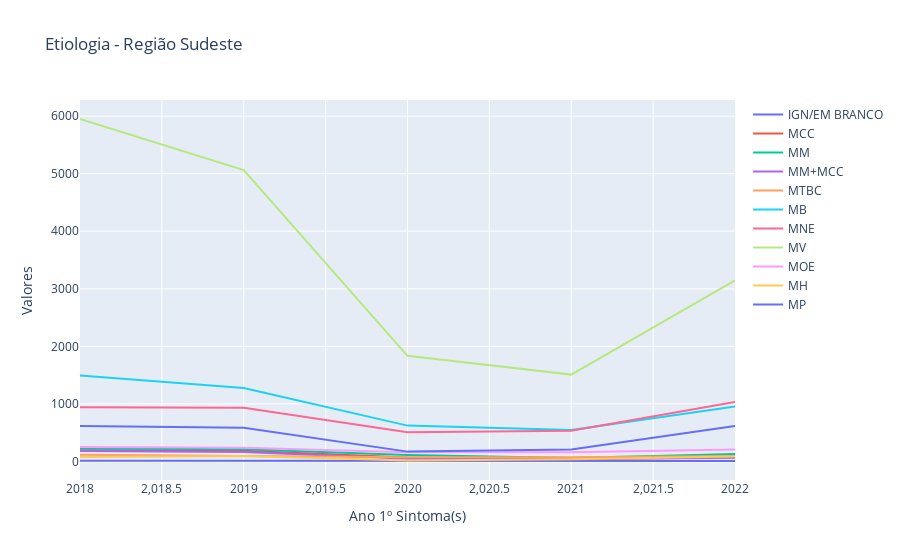

Notebook cell for this chart:
### Code cell
import plotly.graph_objects as go
import pandas as pd

# Dados da tabela
data = {'Ano 1º Sintoma(s)': [2018, 2019, 2020, 2021, 2022],
                    'IGN/EM BRANCO': [14.0, 12.0, 8.0, 9.0, 10.0],
                    'MCC': [194.0, 188.0, 69.0, 50.0, 92.0],
                    'MM': [224.0, 213.0, 111.0, 59.0, 130.0],
                    'MM+MCC': [183.0, 164.0, 47.0, 38.0, 65.0],
                    'MTBC': [118.0, 100.0, 72.0, 72.0, 94.0],
                    'MB': [1495.0, 1276.0, 623.0, 548.0, 953.0],
                    'MNE': [941.0, 935.0, 507.0, 533.0, 1035.0],
                    'MV': [5950.0, 5063.0, 1835.0, 1509.0, 3145.0],
                    'MOE': [251.0, 238.0, 159.0, 158.0, 209.0],
                    'MH': [78.0, 96.0, 18.0, 38.0, 85.0],
                    'MP': [614.0, 584.0, 171.0, 207.0, 617.0]
    
}

etiologia_sd = pd.DataFrame(data)

# Criação do gráfico interativo
fig = go.Figure()

# Adição das linhas no gráfico
for column in etiologia_sd.columns:
    if column != 'Ano 1º Sintoma(s)':
        fig.add_trace(go.Scatter(x=etiologia_sd['Ano 1º Sintoma(s)'], y=etiologia_sd[column], mode='lines', name=column))

# Configurações do layout
fig.update_layout(
    title='Etiologia - Região Sudeste',
    xaxis=dict(title='Ano 1º Sintoma(s)'),
    yaxis=dict(title='Valores'),
    hovermode='x'
)

# Exibição do gráfico
fig.show()

### Figure 1 — Plotly figure (JSON) as saved in the notebook; plotly's stock layout.template omitted (floating-point values rounded to 4 significant figures)
{"data": [{"mode": "lines", "name": "IGN/EM BRANCO", "type": "scatter", "x": [2018, 2019, 2020, 2021, 2022], "y": [14, 12, 8, 9, 10]}, {"mode": "lines", "name": "MCC", "type": "scatter", "x": [2018, 2019, 2020, 2021, 2022], "y": [194, 188, 69, 50, 92]}, {"mode": "lines", "name": "MM", "type": "scatter", "x": [2018, 2019, 2020, 2021, 2022], "y": [224, 213, 111, 59, 130]}, {"mode": "lines", "name": "MM+MCC", "type": "scatter", "x": [2018, 2019, 2020, 2021, 2022], "y": [183, 164, 47, 38, 65]}, {"mode": "lines", "name": "MTBC", "type": "scatter", "x": [2018, 2019, 2020, 2021, 2022], "y": [118, 100, 72, 72, 94]}, {"mode": "lines", "name": "MB", "type": "scatter", "x": [2018, 2019, 2020, 2021, 2022], "y": [1495, 1276, 623, 548, 953]}, {"mode": "lines", "name": "MNE", "type": "scatter", "x": [2018, 2019, 2020, 2021, 2022], "y": [941, 935, 507, 533, 1035]}, {"mode": "lines", "name": "MV", "type": "scatter", "x": [2018, 2019, 2020, 2021, 2022], "y": [5950, 5063, 1835, 1509, 3145]}, {"mode": "lines", "name": "MOE", "type": "scatter", "x": [2018, 2019, 2020, 2021, 2022], "y": [251, 238, 159, 158, 209]}, {"mode": "lines", "name": "MH", "type": "scatter", "x": [2018, 2019, 2020, 2021, 2022], "y": [78, 96, 18, 38, 85]}, {"mode": "lines", "name": "MP", "type": "scatter", "x": [2018, 2019, 2020, 2021, 2022], "y": [614, 584, 171, 207, 617]}], "layout": {"hovermode": "x", "title": {"text": "Etiologia - Região Sudeste"}, "xaxis": {"title": {"text": "Ano 1º Sintoma(s)"}}, "yaxis": {"title": {"text": "Valores"}}}}
